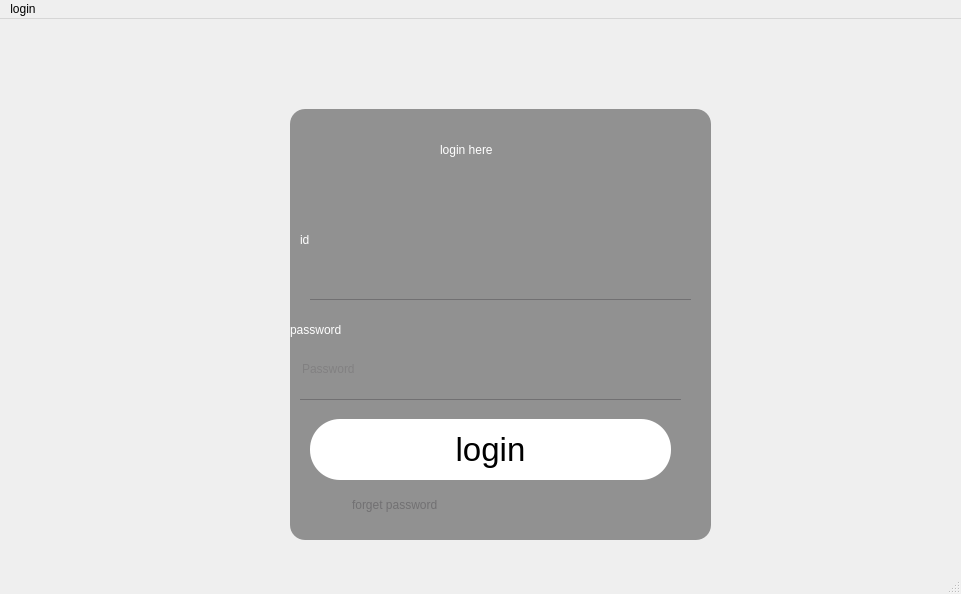
<?xml version="1.0" encoding="UTF-8"?>
<ui version="4.0">
 <class>LoginMainWindow</class>
 <widget class="QMainWindow" name="LoginMainWindow">
  <property name="geometry">
   <rect>
    <x>0</x>
    <y>0</y>
    <width>961</width>
    <height>594</height>
   </rect>
  </property>
  <property name="windowTitle">
   <string>MainWindow</string>
  </property>
  <widget class="QWidget" name="centralwidget">
   <property name="styleSheet">
    <string notr="true">back:url(backui.jpg);</string>
   </property>
   <widget class="QWidget" name="interface_2" native="true">
    <property name="geometry">
     <rect>
      <x>-20</x>
      <y>0</y>
      <width>981</width>
      <height>611</height>
     </rect>
    </property>
    <property name="styleSheet">
     <string notr="true">#back {
  background-image: url(backui.jpg);
  background-position: center;
  background-repeat: no-repeat;
  background-size: cover;
}</string>
    </property>
    <widget class="QFrame" name="frame">
     <property name="geometry">
      <rect>
       <x>310</x>
       <y>90</y>
       <width>421</width>
       <height>431</height>
      </rect>
     </property>
     <property name="styleSheet">
      <string notr="true">QFrame
{
background: rgba(51, 51, 51, 0.5);;
border-radius: 15px;


}
</string>
     </property>
     <property name="frameShape">
      <enum>QFrame::StyledPanel</enum>
     </property>
     <property name="frameShadow">
      <enum>QFrame::Raised</enum>
     </property>
     <widget class="QPushButton" name="loginButton">
      <property name="geometry">
       <rect>
        <x>20</x>
        <y>310</y>
        <width>361</width>
        <height>61</height>
       </rect>
      </property>
      <property name="font">
       <font>
        <pointsize>25</pointsize>
       </font>
      </property>
      <property name="styleSheet">
       <string notr="true">QPushButton{
background: white;
border-radius: 30px;
}
QPushButton:hover{
color:#00000;
border-radius: 30px;
background: #136F63;
}</string>
      </property>
      <property name="text">
       <string>login</string>
      </property>
      <property name="icon">
       <iconset theme="profil">
        <normaloff>.</normaloff>.</iconset>
      </property>
     </widget>
     <widget class="QLineEdit" name="employeeIdLineEdit">
      <property name="geometry">
       <rect>
        <x>20</x>
        <y>130</y>
        <width>381</width>
        <height>61</height>
       </rect>
      </property>
      <property name="styleSheet">
       <string notr="true">QLineEdit
{
background:transparent;
border: none;
color:#717072;
border-bottom: 1px solid #717072;
font: 15pt &quot;MS Shell Dlg 2&quot;;
}</string>
      </property>
      <property name="text">
       <string/>
      </property>
     </widget>
     <widget class="QLineEdit" name="passwordLineEdit">
      <property name="geometry">
       <rect>
        <x>10</x>
        <y>230</y>
        <width>381</width>
        <height>61</height>
       </rect>
      </property>
      <property name="styleSheet">
       <string notr="true">QLineEdit
{
background:transparent;
border: none;
color:#717072;
border-bottom: 1px solid #717072;
font: 12pt &quot;MS Shell Dlg 2&quot;;
}</string>
      </property>
      <property name="text">
       <string/>
      </property>
      <property name="echoMode">
       <enum>QLineEdit::Password</enum>
      </property>
      <property name="placeholderText">
       <string>Password</string>
      </property>
     </widget>
     <widget class="QLineEdit" name="lineEdit_3">
      <property name="geometry">
       <rect>
        <x>60</x>
        <y>370</y>
        <width>321</width>
        <height>51</height>
       </rect>
      </property>
      <property name="styleSheet">
       <string notr="true">QLineEdit
{
background:transparent;
border: none;
color:#717072;
font: 10pt &quot;MS Shell Dlg 2&quot;;
}</string>
      </property>
      <property name="text">
       <string>forget password</string>
      </property>
     </widget>
     <widget class="QLabel" name="label_53">
      <property name="geometry">
       <rect>
        <x>150</x>
        <y>10</y>
        <width>211</width>
        <height>61</height>
       </rect>
      </property>
      <property name="styleSheet">
       <string notr="true">color:white;
font: 75 12pt &quot;8514oem&quot;;
border: 0px solid white;
background:transparent;
 border-radius: 10px;
</string>
      </property>
      <property name="text">
       <string>login here</string>
      </property>
     </widget>
     <widget class="QLabel" name="label_54">
      <property name="geometry">
       <rect>
        <x>10</x>
        <y>100</y>
        <width>211</width>
        <height>61</height>
       </rect>
      </property>
      <property name="styleSheet">
       <string notr="true">color:white;
font: 75 12pt &quot;8514oem&quot;;
border: 0px solid white;
background:transparent;
 border-radius: 10px;
</string>
      </property>
      <property name="text">
       <string>id</string>
      </property>
     </widget>
     <widget class="QLabel" name="label_55">
      <property name="geometry">
       <rect>
        <x>0</x>
        <y>190</y>
        <width>211</width>
        <height>61</height>
       </rect>
      </property>
      <property name="styleSheet">
       <string notr="true">color:white;
font: 75 12pt &quot;8514oem&quot;;
border: 0px solid white;
background:transparent;
 border-radius: 10px;
</string>
      </property>
      <property name="text">
       <string>password</string>
      </property>
     </widget>
    </widget>
    <widget class="QLabel" name="back">
     <property name="geometry">
      <rect>
       <x>-20</x>
       <y>-10</y>
       <width>991</width>
       <height>611</height>
      </rect>
     </property>
     <property name="styleSheet">
      <string notr="true">background-image: url(:/res/backui.jpg);
</string>
     </property>
     <property name="text">
      <string/>
     </property>
    </widget>
    <widget class="QLabel" name="label_4">
     <property name="geometry">
      <rect>
       <x>450</x>
       <y>30</y>
       <width>111</width>
       <height>91</height>
      </rect>
     </property>
     <property name="styleSheet">
      <string notr="true">image:url(:/profil/iconprofil.png);</string>
     </property>
     <property name="text">
      <string/>
     </property>
    </widget>
    <widget class="QLabel" name="label_5">
     <property name="geometry">
      <rect>
       <x>170</x>
       <y>60</y>
       <width>56</width>
       <height>16</height>
      </rect>
     </property>
     <property name="styleSheet">
      <string notr="true">image:url(:/iconeprofil /icone.qrc);</string>
     </property>
     <property name="text">
      <string/>
     </property>
    </widget>
    <zorder>back</zorder>
    <zorder>frame</zorder>
    <zorder>label_4</zorder>
    <zorder>label_5</zorder>
   </widget>
  </widget>
  <widget class="QMenuBar" name="menubar">
   <property name="geometry">
    <rect>
     <x>0</x>
     <y>0</y>
     <width>961</width>
     <height>26</height>
    </rect>
   </property>
   <widget class="QMenu" name="menulogin">
    <property name="title">
     <string>login</string>
    </property>
    <addaction name="separator"/>
   </widget>
   <addaction name="menulogin"/>
  </widget>
  <widget class="QStatusBar" name="statusbar"/>
 </widget>
 <resources/>
 <connections/>
</ui>
